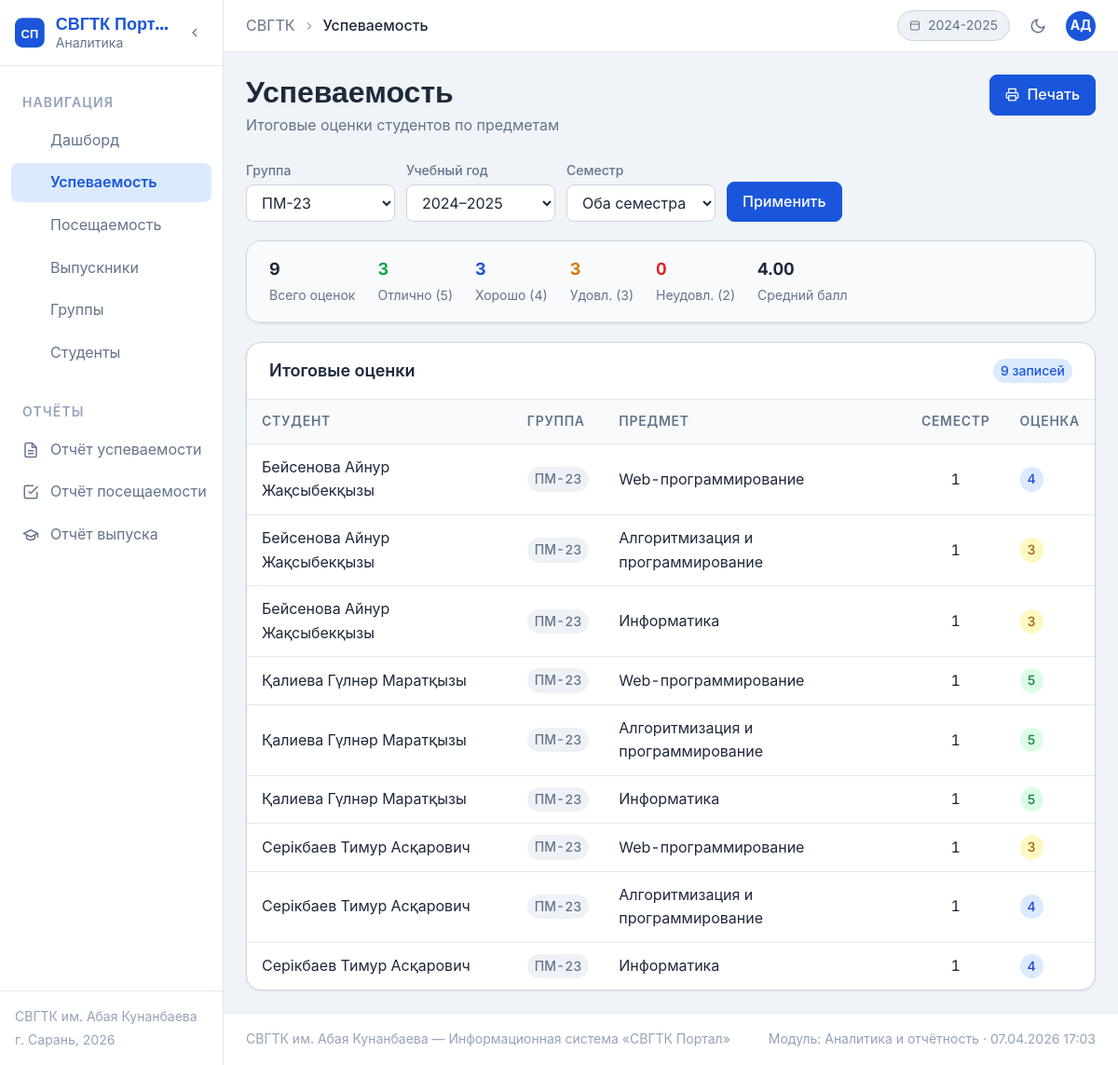
/svgtk-portal/pages/grades.php?group_id=3, run on the app's committed database.
### tables this page shows
CREATE TABLE `grades` (
  `id` int NOT NULL,
  `student_id` int NOT NULL,
  `subject_id` int NOT NULL,
  `grade` tinyint NOT NULL,
  `grade_type` enum('current','final') DEFAULT 'final',
  `semester` tinyint DEFAULT '1',
  `academic_year` varchar(9) NOT NULL
);

CREATE TABLE `students` (
  `id` int NOT NULL,
  `full_name` varchar(150) NOT NULL,
  `group_id` int NOT NULL,
  `admission_year` int NOT NULL,
  `status` enum('active','expelled','graduated') DEFAULT 'active'
);

CREATE TABLE `groups` (
  `id` int NOT NULL,
  `name` varchar(50) NOT NULL,
  `specialty` varchar(200) NOT NULL,
  `year_start` int NOT NULL,
  `curator` varchar(150) DEFAULT NULL
);

CREATE TABLE `subjects` (
  `id` int NOT NULL,
  `name` varchar(150) NOT NULL
);

### svgtk-portal/pages/grades.php (the view, shortened to what this page needs)
<?php
$pdo = getDB();
$selected_group = $_GET['group_id'] ?? '';
$selected_year  = $_GET['year']     ?? ACADEMIC_YEAR;
$groups = $pdo->query("SELECT * FROM `groups` ORDER BY name")->fetchAll();
$where = "WHERE gr.grade_type='final' AND gr.academic_year=" . $pdo->quote($selected_year);
if ($selected_group) $where .= " AND g.id=" . (int)$selected_group;
$rows = $pdo->query("
  SELECT s.full_name, g.name as group_name, sub.name as subject,
         gr.grade, gr.semester, gr.academic_year
  FROM grades gr
  JOIN students s   ON s.id   = gr.student_id
  JOIN `groups` g   ON g.id   = s.group_id
  JOIN subjects sub ON sub.id = gr.subject_id
  $where
  ORDER BY g.name, s.full_name, sub.name
")->fetchAll();
$summary = $pdo->query("
  SELECT COUNT(*) as total,
    SUM(gr.grade=5) as cnt5, SUM(gr.grade=4) as cnt4,
    SUM(gr.grade=3) as cnt3, SUM(gr.grade=2) as cnt2,
    ROUND(AVG(gr.grade),2) as avg_grade
  FROM grades gr
  JOIN students s ON s.id=gr.student_id
  JOIN `groups` g ON g.id=s.group_id
  $where
")->fetch();
require_once '../includes/header.php';
?>
<div class="page-header">
  <div class="page-header-info">
    <h1 class="page-title">Успеваемость</h1>
    <p class="page-subtitle">Итоговые оценки студентов по предметам</p>
  </div>
  <div class="page-actions">
    <button class="btn btn-primary" onclick="window.print()">
      <svg width="15" height="15" viewBox="0 0 24 24" fill="none" stroke="currentColor" stroke-width="2">
        <polyline points="6 9 6 2 18 2 18 9"/>
        <path d="M6 18H4a2 2 0 0 1-2-2v-5a2 2 0 0 1 2-2h16a2 2 0 0 1 2 2v5a2 2 0 0 1-2 2h-2"/>
        <rect x="6" y="14" width="12" height="8"/>
      </svg>
      Печать
    </button>
  </div>
</div>
<form method="GET" class="filters-bar">
  <div class="form-group">
    <label class="form-label">Группа</label>
    <select name="group_id" class="form-control">
      <?php foreach($groups as $g): ?>
      <option value="<?= $g['id'] ?>" <?= $selected_group==$g['id']?'selected':'' ?>>
        <?= htmlspecialchars($g['name']) ?>
      </option>
      <?php endforeach; ?>
    </select>
  </div>
  <div class="form-group">
    <label class="form-label">Учебный год</label>
    <select name="year" class="form-control">
      <option value="2024-2025" <?= $selected_year=='2024-2025'?'selected':'' ?>>2024–2025</option>
    </select>
  </div>
  <div class="form-group">
    <label class="form-label">Семестр</label>
    <select name="semester" class="form-control">
      <option value="">Оба семестра</option>
    </select>
  </div>
  <div class="form-group" style="justify-content:flex-end">
    <button type="submit" class="btn btn-primary">Применить</button>
  </div>
</form>
<div class="card" style="margin-bottom:var(--space-5)">
  <div class="summary-strip">
    <div class="summary-item">
      <span class="summary-value"><?= $summary['total'] ?></span>
      <span class="summary-label">Всего оценок</span>
    </div>
    <div class="summary-item">
      <span class="summary-value" style="color:var(--color-success)"><?= $summary['cnt5'] ?></span>
      <span class="summary-label">Отлично (5)</span>
    </div>
    <div class="summary-item">
      <span class="summary-value" style="color:var(--color-primary)"><?= $summary['cnt4'] ?></span>
      <span class="summary-label">Хорошо (4)</span>
    </div>
    <div class="summary-item">
      <span class="summary-value" style="color:var(--color-warning)"><?= $summary['cnt3'] ?></span>
      <span class="summary-label">Удовл. (3)</span>
    </div>
    <div class="summary-item">
      <span class="summary-value" style="color:var(--color-error)"><?= $summary['cnt2'] ?></span>
      <span class="summary-label">Неудовл. (2)</span>
    </div>
    <div class="summary-item">
      <span class="summary-value"><?= $summary['avg_grade'] ?? '—' ?></span>
      <span class="summary-label">Средний балл</span>
    </div>
  </div>
</div>
<div class="card">
  <div class="card-header">
    <span class="card-title">Итоговые оценки</span>
    <span class="badge badge-blue"><?= count($rows) ?> записей</span>
  </div>
  <div class="card-body-flush">
    <div class="table-wrapper">
      <table class="data-table">
        <thead><tr>
          <th>Студент</th><th>Группа</th><th>Предмет</th><th>Семестр</th><th>Оценка</th>
        </tr></thead>
        <tbody>
        <?php if (empty($rows)): ?>
        <tr><td colspan="5" class="empty-cell">Нет данных для выбранных параметров</td></tr>
        <?php else: ?>
        <?php foreach($rows as $r): ?>
        <tr>
          <td><?= htmlspecialchars($r['full_name']) ?></td>
          <td><span class="badge badge-gray"><?= htmlspecialchars($r['group_name']) ?></span></td>
          <td><?= htmlspecialchars($r['subject']) ?></td>
          <td style="text-align:center"><?= $r['semester'] ?></td>
          <td><span class="badge grade-<?= $r['grade'] ?>"><?= $r['grade'] ?></span></td>
        </tr>
        <?php endforeach; ?>
        <?php endif; ?>
        </tbody>
      </table>
    </div>
  </div>
</div>
<?php require_once '../includes/footer.php'; ?>

### data on the page
grades: student.full_name "Бейсенова Айнур Жақсыбекқызы", groups.name "ПМ-23", subject.name "Web-программирование", semester "1", grade "4"
grades: student.full_name "Бейсенова Айнур Жақсыбекқызы", groups.name "ПМ-23", subject.name "Алгоритмизация и программирование", semester "1", grade "3"
grades: student.full_name "Бейсенова Айнур Жақсыбекқызы", groups.name "ПМ-23", subject.name "Информатика", semester "1", grade "3"
grades: student.full_name "Қалиева Гүлнәр Маратқызы", groups.name "ПМ-23", subject.name "Web-программирование", semester "1", grade "5"
grades: student.full_name "Қалиева Гүлнәр Маратқызы", groups.name "ПМ-23", subject.name "Алгоритмизация и программирование", semester "1", grade "5"
grades: student.full_name "Қалиева Гүлнәр Маратқызы", groups.name "ПМ-23", subject.name "Информатика", semester "1", grade "5"
grades: student.full_name "Серікбаев Тимур Асқарович", groups.name "ПМ-23", subject.name "Web-программирование", semester "1", grade "3"
grades: student.full_name "Серікбаев Тимур Асқарович", groups.name "ПМ-23", subject.name "Алгоритмизация и программирование", semester "1", grade "4"
grades: student.full_name "Серікбаев Тимур Асқарович", groups.name "ПМ-23", subject.name "Информатика", semester "1", grade "4"

### other printed values
$item['label'] "Дашборд"
$item['label'] "Успеваемость"
$item['label'] "Посещаемость"
$item['label'] "Выпускники"
$item['label'] "Группы"
$item['label'] "Студенты"
$page_title "Успеваемость"
ACADEMIC_YEAR "2024-2025"
$summary['total'] "9"
$summary['cnt5'] "3"
$summary['cnt4'] "3"
$summary['cnt3'] "3"
$summary['cnt2'] "0"
$summary['avg_grade'] "4.00"
count($rows) "9"
